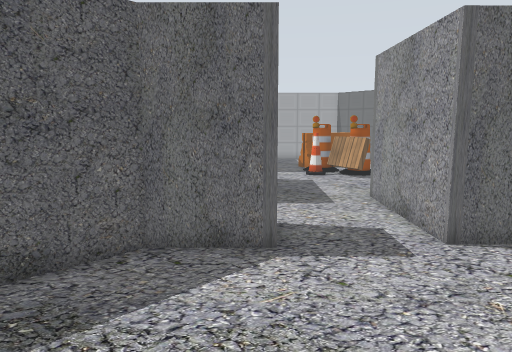
view 1 (above)

24 first-person views from a walk through a world built for the Gazebo simulator. The camera is 1.3 m above the floor, tilts 8° down and sees 70° across. Floor lines are 1 m apart. The floor is counted in squares, 0.5 m on a side. Each view is taken from the middle of a square. On the plan, view 1 faces up. The plan holds only what a view shows up to about 20 squares ahead; the rest is blank. The place goes on beyond the plan. Some stock models are drawn as simple stand-ins. Some surface patterns are stand-ins.

view 2
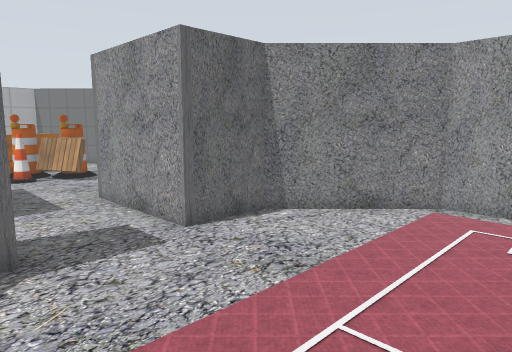

view 3
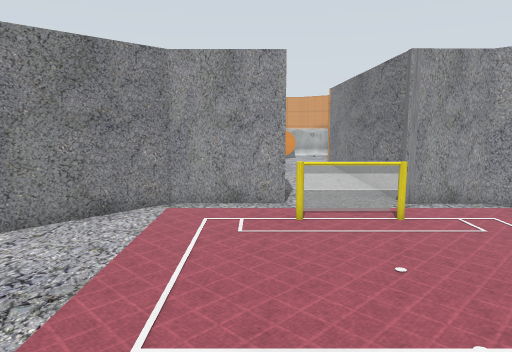

view 4
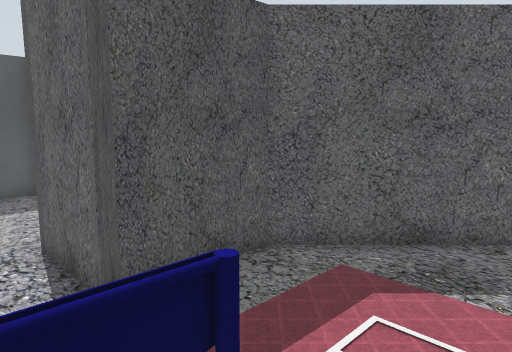

view 5
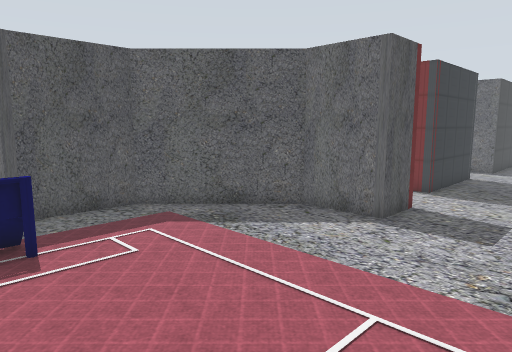

view 6
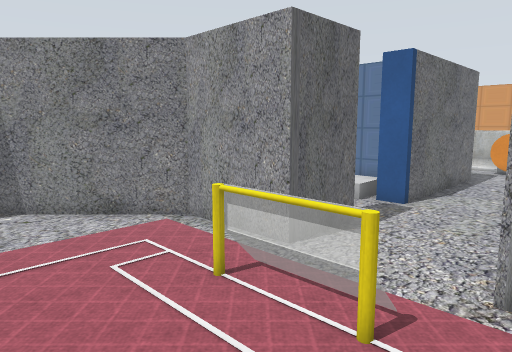

view 7
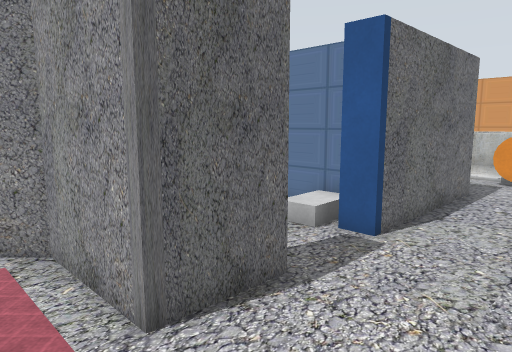

view 8
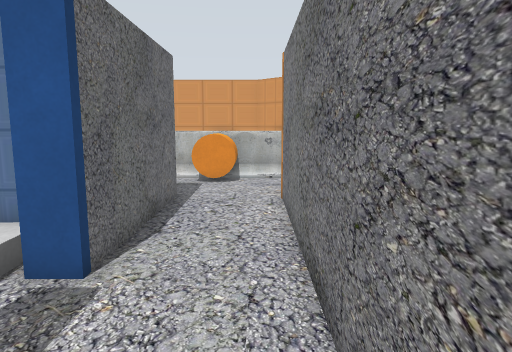

view 9
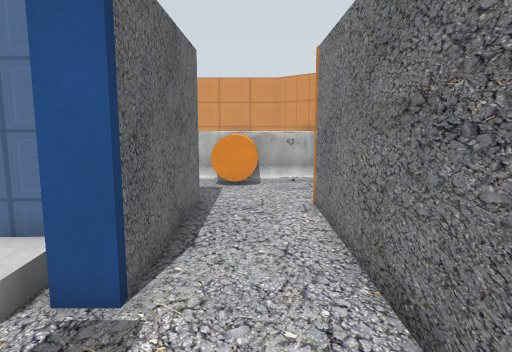

view 10
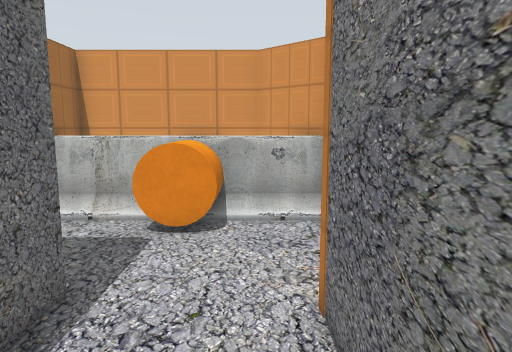

view 11
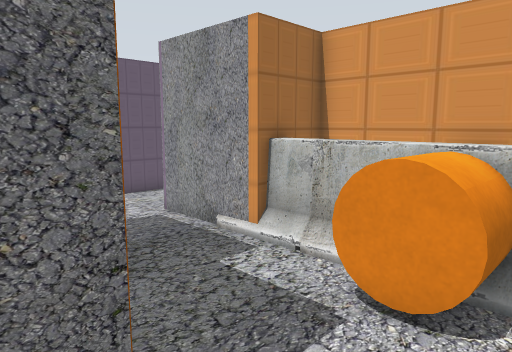

view 12
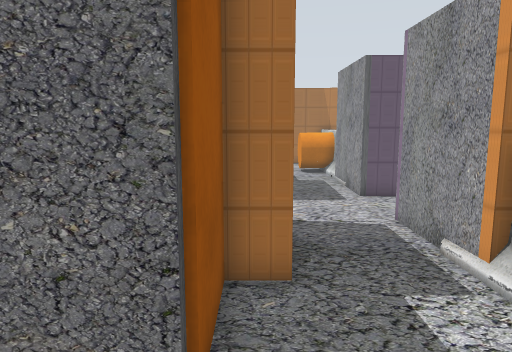

view 13
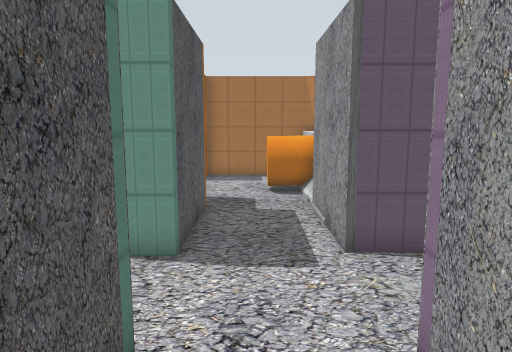

view 14
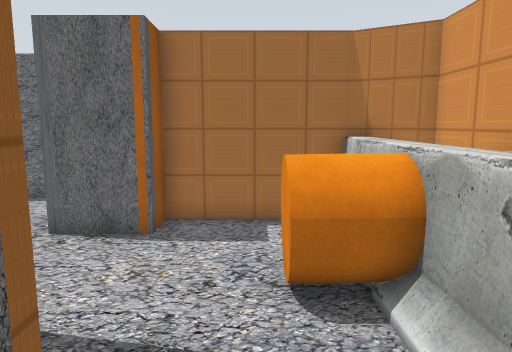

view 15
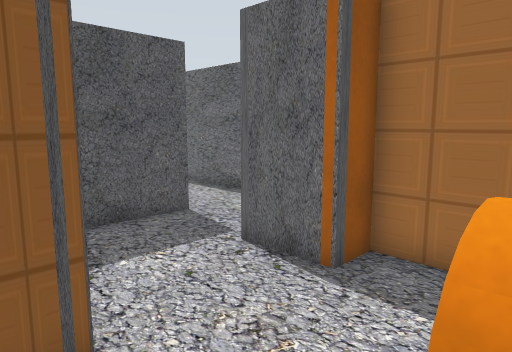

view 16
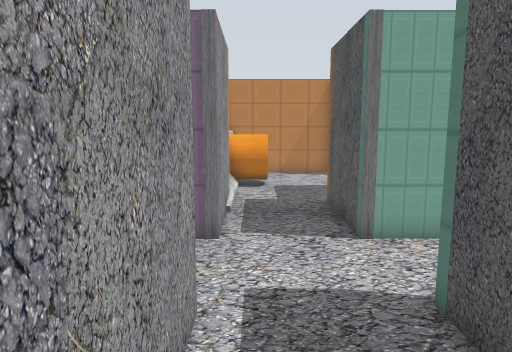

view 17
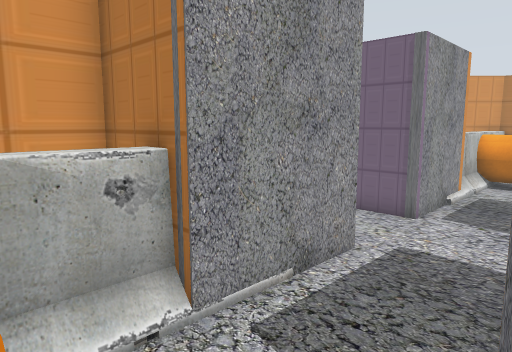

view 18
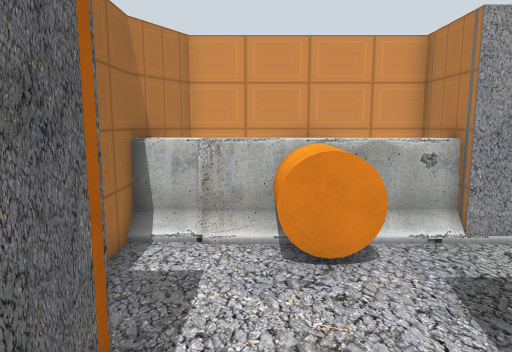

view 19
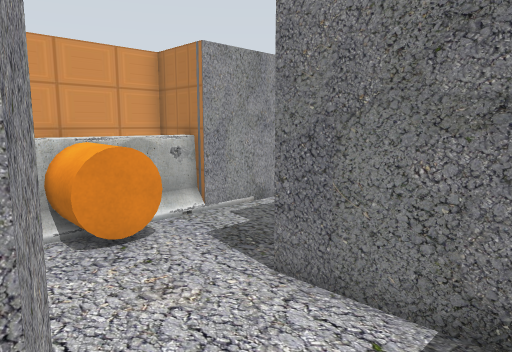

view 20
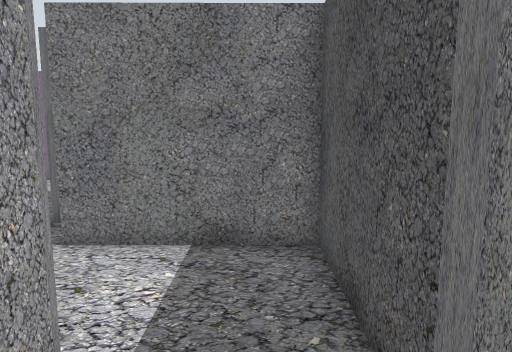

view 21
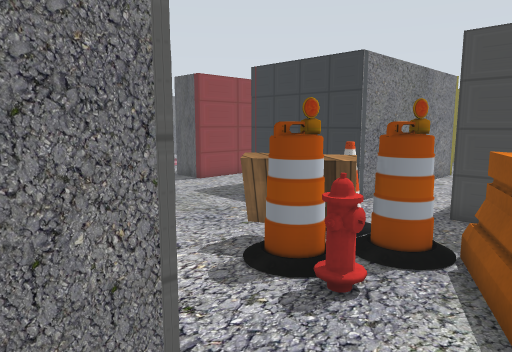

view 22
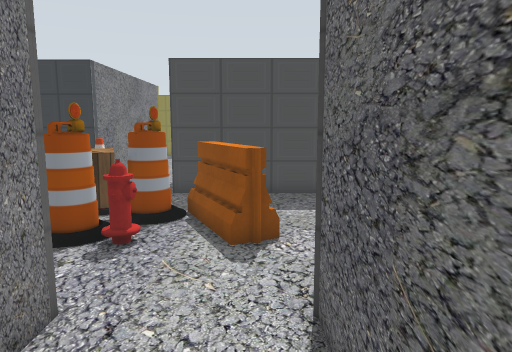

view 23
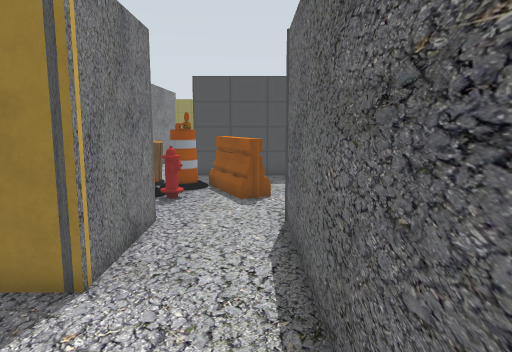

view 24
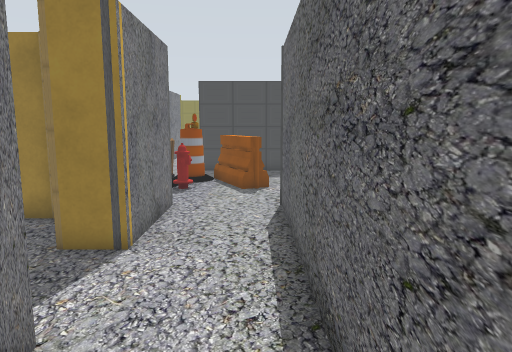

### Floor plan
Points are (right, up) in squares from view 1. A wall is a line through its corners. A room is listed if a view was taken in it or the views show most of it. See-through windows are left out.
Room 1 (views 1, 2, 3, 4, 5, 6, 7)
walls: (-3.1, 9.6) (0.5, 9.6) (0.5, 7.6) (-2.3, 7.6) (-6.3, 3.6) (-6.3, -0.1) (-9.1, -0.1); (11.1, -0.1) (11.1, 3.8) (7.1, 7.8) (4.2, 7.8) (4.2, 13.4); (-0.1, 13.6) (-0.1, 12.6) (-0.8, 12.6); (11.1, -5.5) (11.1, -3.9)
ways out: opening at (11, -2) to room 2; opening at (2, 13) to room 4
objects: cup (-3, -2) to (-3, 0); cup (9, -3) to (9, 0)
Room 2 (views 8, 9, 10, 11, 12, 13)
walls: (24, -4.9) (29.5, -4.9) (31.3, -3.1) (31.3, -2.4); (25.6, 6.9) (25.6, 2.9) (24.5, 2.9) (24.5, -0.1) (16.9, -0.1) (16.9, 1); (31.3, 0.4) (31.3, 2.9) (28.9, 2.9) (28.8, 6.9); (13.9, -0.1) (11.1, -0.1); (11.1, -3.9) (24, -3.9)
ways out: opening at (11, -2) to room 1; opening at (27.5, 7.5) to room 3; opening at (15.5, 0.5); opening at (28, 8)
objects: orange cylinder (27, -2) to (29, 0); barrier (29, -5) to (30, -4); barrier (29, 1); barrier (29, 2) to (30, 3); orange cylinder (31, -2) to (31, 0)
Room 3 (views 14, 15, 16, 17, 18, 19)
walls: (25.4, 14.6) (25.4, 10); (31.3, 18.4) (31.3, 20.8) (30.4, 21.4); (28.8, 10.2) (28.8, 14.4) (31.3, 14.4) (31.3, 16.6); (29.5, 21.9) (24.5, 21.9) (24.5, 20.5) (22, 20.5) (22, 21.3); (18.6, 21.4) (18.6, 16.3) (24.2, 16.3) (24.2, 15.5)
ways out: opening at (27.5, 7.5) to room 2; opening at (20.5, 20.5) to room 4; opening at (24.5, 8.5); opening at (29, 9)
objects: orange cylinder (27, 17) to (29, 19); barrier (29, 13) to (30, 16); barrier (29, 16) to (30, 22); orange cylinder (31, 17) to (31, 18)
Room 4 (views 20, 21, 22, 23, 24)
walls: (9.3, 21.3) (13.6, 21.3); (0.2, 25.5) (0.2, 20.8) (-0.9, 20.8); (17, 21.3) (18.6, 21.4); (19.9, 24.9) (9.4, 24.8); (-9.5, 17.8) (-0.1, 17.8) (-0.1, 13.6)
ways out: opening at (2, 13) to room 1; opening at (20.5, 20.5) to room 3; opening at (15.5, 20.5)
objects: cone (3, 19) to (3, 20); barrel (3, 20) to (4, 22); barrier (3, 22) to (6, 24); pallet (4, 18) to (6, 19); barrel (5, 19) to (6, 20); fire hydrant (6, 21)

Where each view was taken, in squares from view 1:
view 1: 0 up, 0 right, facing up
view 2: 0 up, 1 left, facing up-right
view 3: 1 up, 1 left, facing right
view 4: 2 down, 1 left, facing up-left
view 5: 2 down, 5 right, facing up-left
view 6: 5 down, 5 right, facing up-right
view 7: 4 down, 9 right, facing up-right
view 8: 3 down, 11 right, facing right
view 9: 2 down, 12 right, facing right
view 10: 3 down, 19 right, facing right
view 11: 3 down, 23 right, facing up-right
view 12: 3 down, 25 right, facing up
view 13: 3 up, 27 right, facing up
view 14: 12 up, 27 right, facing up
view 15: 15 up, 28 right, facing up-left
view 16: 15 up, 28 right, facing down
view 17: 17 up, 25 right, facing down-right
view 18: 19 up, 21 right, facing right
view 19: 21 up, 20 right, facing down-right
view 20: 24 up, 20 right, facing down
view 21: 24 up, 11 right, facing down-left
view 22: 24 up, 14 right, facing left
view 23: 24 up, 19 right, facing left
view 24: 24 up, 21 right, facing left
